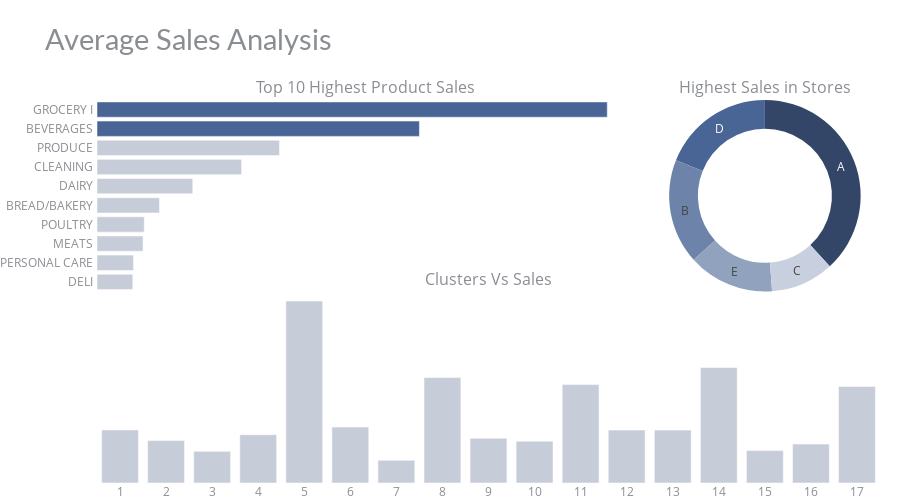

Notebook source saved alongside this figure:
### Code cell
# data
df_st_sa = df_train1.groupby('store_type').agg({"sales" : "mean"}).reset_index().sort_values(by='sales', ascending=False)
df_fa_sa = df_train1.groupby('family').agg({"sales" : "mean"}).reset_index().sort_values(by='sales', ascending=False)[:10]
df_cl_sa = df_train1.groupby('cluster').agg({"sales" : "mean"}).reset_index() 
# chart color
df_fa_sa['color'] = '#496595'
df_fa_sa['color'][2:] = '#c6ccd8'
df_cl_sa['color'] = '#c6ccd8'

# chart
fig = make_subplots(rows=2, cols=2, 
                    specs=[[{"type": "bar"}, {"type": "pie"}],
                           [{"colspan": 2}, None]],
                    column_widths=[0.7, 0.3], vertical_spacing=0, horizontal_spacing=0.02,
                    subplot_titles=("Top 10 Highest Product Sales", "Highest Sales in Stores", "Clusters Vs Sales"))

fig.add_trace(go.Bar(x=df_fa_sa['sales'], y=df_fa_sa['family'], marker=dict(color= df_fa_sa['color']),
                     name='Family', orientation='h'), 
                     row=1, col=1)
fig.add_trace(go.Pie(values=df_st_sa['sales'], labels=df_st_sa['store_type'], name='Store type',
                     marker=dict(colors=['#334668','#496595','#6D83AA','#91A2BF','#C8D0DF']), hole=0.7,
                     hoverinfo='label+percent+value', textinfo='label'), 
                    row=1, col=2)
fig.add_trace(go.Bar(x=df_cl_sa['cluster'], y=df_cl_sa['sales'], 
                     marker=dict(color= df_cl_sa['color']), name='Cluster'), 
                     row=2, col=1)

# styling
fig.update_yaxes(showgrid=False, ticksuffix=' ', categoryorder='total ascending', row=1, col=1)
fig.update_xaxes(visible=False, row=1, col=1)
fig.update_xaxes(tickmode = 'array', tickvals=df_cl_sa.cluster, ticktext=[i for i in range(1,17)], row=2, col=1)
fig.update_yaxes(visible=False, row=2, col=1)
fig.update_layout(height=500, bargap=0.2,
                  margin=dict(b=0,r=20,l=20), xaxis=dict(tickmode='linear'),
                  title_text="Average Sales Analysis",
                  template="plotly_white",
                  title_font=dict(size=29, color='#8a8d93', family="Lato, sans-serif"),
                  font=dict(color='#8a8d93'), 
                  hoverlabel=dict(bgcolor="#f2f2f2", font_size=13, font_family="Lato, sans-serif"),
                  showlegend=False)
fig.show()

### Figure 1 — Plotly figure (JSON) as saved in the notebook; plotly's stock layout.template omitted (floating-point values rounded to 4 significant figures)
{"data": [{"marker": {"color": ["#496595", "#496595", "#c6ccd8", "#c6ccd8", "#c6ccd8", "#c6ccd8", "#c6ccd8", "#c6ccd8", "#c6ccd8", "#c6ccd8"]}, "name": "Family", "orientation": "h", "type": "bar", "x": [3790.0, 2395.0, 1355.0, 1074.0, 711.2, 464.2, 351.1, 342.0, 271.2, 265.6], "xaxis": "x", "y": ["GROCERY I", "BEVERAGES", "PRODUCE", "CLEANING", "DAIRY", "BREAD/BAKERY", "POULTRY", "MEATS", "PERSONAL CARE", "DELI"], "yaxis": "y"}, {"domain": {"x": [0.706, 1], "y": [0.5, 1]}, "hole": 0.7, "hoverinfo": "label+percent+value", "labels": ["A", "D", "B", "E", "C"], "marker": {"colors": ["#334668", "#496595", "#6D83AA", "#91A2BF", "#C8D0DF"]}, "name": "Store type", "textinfo": "label", "type": "pie", "values": [708.4, 352.1, 328.3, 270.3, 197.8]}, {"marker": {"color": ["#c6ccd8", "#c6ccd8", "#c6ccd8", "#c6ccd8", "#c6ccd8", "#c6ccd8", "#c6ccd8", "#c6ccd8", "#c6ccd8", "#c6ccd8", "#c6ccd8", "#c6ccd8", "#c6ccd8", "#c6ccd8", "#c6ccd8", "#c6ccd8", "#c6ccd8"]}, "name": "Cluster", "type": "bar", "x": [1, 2, 3, 4, 5, 6, 7, 8, 9, 10, 11, 12, 13, 14, 15, 16, 17], "xaxis": "x2", "y": [327.0, 261.0, 194.9, 297.5, 1120.0, 344.3, 139.8, 649.0, 275.7, 257.0, 605.8, 325.6, 325.8, 710.9, 199.4, 239.6, 594.1], "yaxis": "y2"}], "layout": {"annotations": [{"font": {"size": 16}, "showarrow": false, "text": "Top 10 Highest Product Sales", "x": 0.343, "xanchor": "center", "xref": "paper", "y": 1, "yanchor": "bottom", "yref": "paper"}, {"font": {"size": 16}, "showarrow": false, "text": "Highest Sales in Stores", "x": 0.853, "xanchor": "center", "xref": "paper", "y": 1, "yanchor": "bottom", "yref": "paper"}, {"font": {"size": 16}, "showarrow": false, "text": "Clusters Vs Sales", "x": 0.5, "xanchor": "center", "xref": "paper", "y": 0.5, "yanchor": "bottom", "yref": "paper"}], "bargap": 0.2, "font": {"color": "#8a8d93"}, "height": 500, "hoverlabel": {"bgcolor": "#f2f2f2", "font": {"family": "Lato, sans-serif", "size": 13}}, "margin": {"b": 0, "l": 20, "r": 20}, "showlegend": false, "title": {"font": {"color": "#8a8d93", "family": "Lato, sans-serif", "size": 29}, "text": "Average Sales Analysis"}, "xaxis": {"anchor": "y", "domain": [0, 0.686], "tickmode": "linear", "visible": false}, "xaxis2": {"anchor": "y2", "domain": [0, 1], "tickmode": "array", "ticktext": [1, 2, 3, 4, 5, 6, 7, 8, 9, 10, 11, 12, 13, 14, 15, 16], "tickvals": [1, 2, 3, 4, 5, 6, 7, 8, 9, 10, 11, 12, 13, 14, 15, 16, 17]}, "yaxis": {"anchor": "x", "categoryorder": "total ascending", "domain": [0.5, 1], "showgrid": false, "ticksuffix": " "}, "yaxis2": {"anchor": "x2", "domain": [0, 0.5], "visible": false}}}
